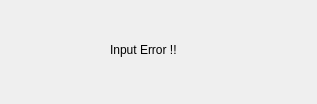
<?xml version="1.0" encoding="UTF-8"?>
<ui version="4.0">
 <class>InputErrorWindow</class>
 <widget class="QDialog" name="InputErrorWindow">
  <property name="geometry">
   <rect>
    <x>0</x>
    <y>0</y>
    <width>317</width>
    <height>104</height>
   </rect>
  </property>
  <property name="minimumSize">
   <size>
    <width>317</width>
    <height>104</height>
   </size>
  </property>
  <property name="maximumSize">
   <size>
    <width>317</width>
    <height>104</height>
   </size>
  </property>
  <property name="windowTitle">
   <string>InputError</string>
  </property>
  <widget class="QLabel" name="label">
   <property name="geometry">
    <rect>
     <x>110</x>
     <y>40</y>
     <width>101</width>
     <height>20</height>
    </rect>
   </property>
   <property name="text">
    <string>Input Error !!</string>
   </property>
  </widget>
 </widget>
 <resources/>
 <connections/>
</ui>
